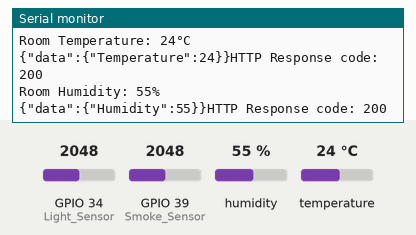
A sketch run on a simulated ESP32. On the bench: the last lines printed to the serial monitor. Inputs (shaded band) come from the test bench; at power-on: humidity 55 %, GPIO 34 (Light_Sensor) = 2048, GPIO 39 (Smoke_Sensor) = 2048, temperature 24 °C. WiFi joins after 1.5 s; servers stay silent unless stated; uploads are accepted with an empty reply.

Above: at 2.7 s.
2.8 s: humidity set to 22 %
At 2.89 s:
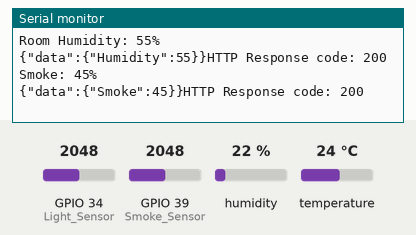
9.5 s: GPIO 34 (Light_Sensor) set to 2866
At 9.57 s:
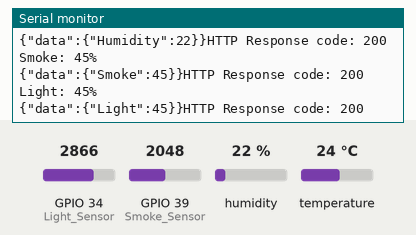
16.2 s: GPIO 39 (Smoke_Sensor) set to 2866
At 16.26 s:
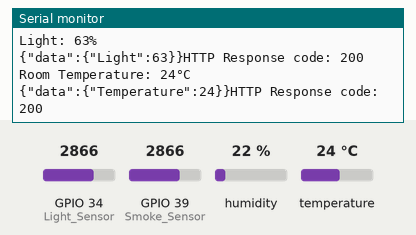
22.9 s: temperature set to 12 °C
At 23.34 s:
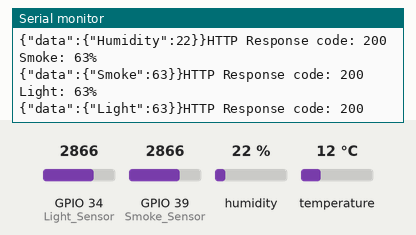
29.6 s: GPIO 34 (Light_Sensor) set to 3972
At 29.62 s:
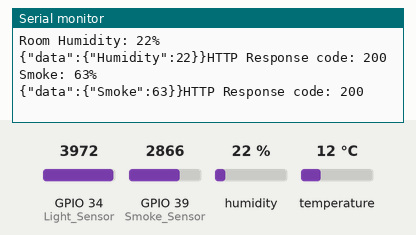
31.1 s: GPIO 39 (Smoke_Sensor) set to 3972
At 31.44 s:
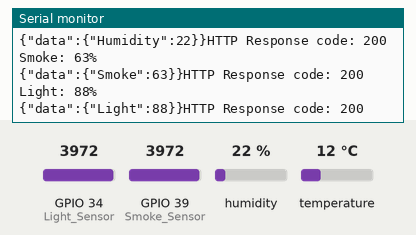
Timing chart, 0 to 33.6 s (numbered marks = the images above; inputs shaded):
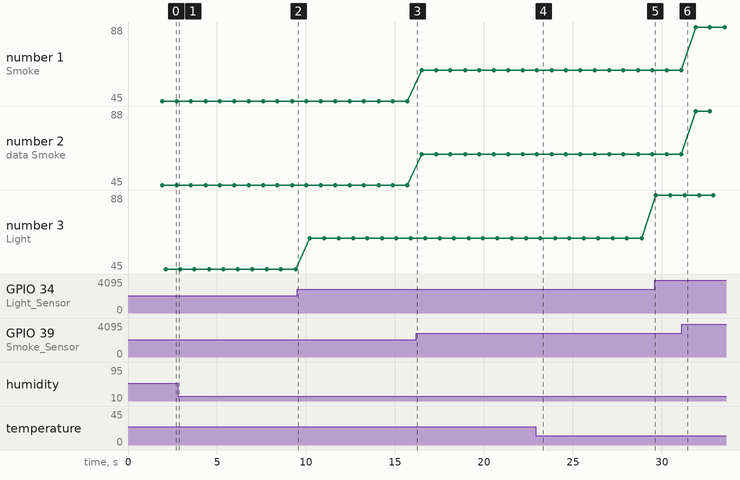

The sketch:

05_Mini_IOT_based_Weather_Station_Monitoring_System.ino
```cpp
#include <WiFi.h>
#include <ArduinoJson.h>
#include <HTTPClient.h>
#include "DHT.h"

const char* ssid = "Offline";
const char* password = "09876543210";

const char* TemperaturePost_serverName   = "https://api.iotsnacksbox.io/trigger/Temperature?snacksboxtoken=cb8ed06679990d43f70fa805130ddefbcfd30a054d525192207c6d04b91b406d" ;
const char* HumidityPost_serverName      = "https://api.iotsnacksbox.io/trigger/Humidity?snacksboxtoken=cb8ed06679990d43f70fa805130ddefbcfd30a054d525192207c6d04b91b406d" ;
const char* SmokePost_serverName         = "https://api.iotsnacksbox.io/trigger/Smoke?snacksboxtoken=cb8ed06679990d43f70fa805130ddefbcfd30a054d525192207c6d04b91b406d" ;
const char* LightPost_serverName         = "https://api.iotsnacksbox.io/trigger/Light?snacksboxtoken=cb8ed06679990d43f70fa805130ddefbcfd30a054d525192207c6d04b91b406d" ;


#define DHTPIN 15
#define DHTTYPE DHT11
DHT dht(DHTPIN, DHTTYPE);

int Smoke_Sensor = 39;
int Light_Sensor = 34;

int Temperature;
int Humidity;
int Smoke;
int Light;


void setup() {
  Serial.begin(115200);

  WiFi.begin(ssid, password);
  Serial.println("Connecting");
  while (WiFi.status() != WL_CONNECTED) {
    delay(500);
    Serial.print(".");
  }
  Serial.println("");
  Serial.print("Connected to WiFi network with IP Address: ");
  Serial.println(WiFi.localIP());
  dht.begin();
  pinMode(Smoke_Sensor, INPUT);
  pinMode(Light_Sensor, INPUT);


}
int Temperature_Read() {
  Temperature = dht.readTemperature();
  Serial.print("Room Temperature: ");
  Serial.print(Temperature);
  Serial.println("°C");
  return Temperature;
}
int Humidity_Read() {
  Humidity = dht.readHumidity();
  Serial.print("Room Humidity: ");
  Serial.print(Humidity);
  Serial.println("%");
  return Humidity;
}

int Smoke_Read() {
  Smoke = analogRead(Smoke_Sensor) / 45;
  Serial.print("Smoke: ");
  Serial.print(Smoke);
  Serial.println("%");
  return Smoke;
}
int Light_Read() {
  Light = analogRead(Light_Sensor) / 45;
  Serial.print("Light: ");
  Serial.print(Light);
  Serial.println("%");
  return Light;
}

void Control_Server_From_Device() {
  HTTPClient http;
  http.begin(TemperaturePost_serverName);

  // Specify content-type header
  http.addHeader("Content-Type", "application/x-www-form-urlencoded");
  http.addHeader("Content-Type", "application/json");

  char buffer[32];
  DynamicJsonDocument doc0(32);
  JsonObject data = doc0.createNestedObject("data");
  Temperature_Read();
  data["Temperature"] = Temperature;
  serializeJson(doc0, buffer);
  Serial.print(buffer);

  String httpRequestData = buffer;
  int httpResponseCode = http.POST(httpRequestData);

  Serial.print("HTTP Response code: ");
  Serial.println(httpResponseCode);
  http.end();


  http.begin(HumidityPost_serverName);

  // Specify content-type header
  http.addHeader("Content-Type", "application/x-www-form-urlencoded");
  http.addHeader("Content-Type", "application/json");

  buffer[32];
  DynamicJsonDocument doc1(32);
  data = doc1.createNestedObject("data");
  Humidity_Read();
  data["Humidity"] = Humidity;
  serializeJson(doc1, buffer);
  Serial.print(buffer);

  httpRequestData = buffer;
  httpResponseCode = http.POST(httpRequestData);

  Serial.print("HTTP Response code: ");
  Serial.println(httpResponseCode);
  http.end();

  http.begin(SmokePost_serverName);

  // Specify content-type header
  http.addHeader("Content-Type", "application/x-www-form-urlencoded");
  http.addHeader("Content-Type", "application/json");

  buffer[32];
  DynamicJsonDocument doc2(32);
  data = doc2.createNestedObject("data");
  Smoke_Read();
  data["Smoke"] = Smoke;
  serializeJson(doc2, buffer);
  Serial.print(buffer);

  httpRequestData = buffer;
  httpResponseCode = http.POST(httpRequestData);

  Serial.print("HTTP Response code: ");
  Serial.println(httpResponseCode);
  http.end();


  http.begin(LightPost_serverName);

  // Specify content-type header
  http.addHeader("Content-Type", "application/x-www-form-urlencoded");
  http.addHeader("Content-Type", "application/json");

  buffer[32];
  DynamicJsonDocument doc3(32);
  data = doc3.createNestedObject("data");
  Light_Read();
  data["Light"] = Light;
  serializeJson(doc3, buffer);
  Serial.print(buffer);

  httpRequestData = buffer;
  httpResponseCode = http.POST(httpRequestData);

  Serial.print("HTTP Response code: ");
  Serial.println(httpResponseCode);
  http.end();


}


void loop() {

  if (WiFi.status() == WL_CONNECTED) {
    Control_Server_From_Device();
  }
  else {
    Serial.println("WiFi Disconnected");
  }


}
```

Measured:
- plotted number 3: 45 → 63 after the input at 9.5 s, 63 → 88 after the input at 29.6 s
